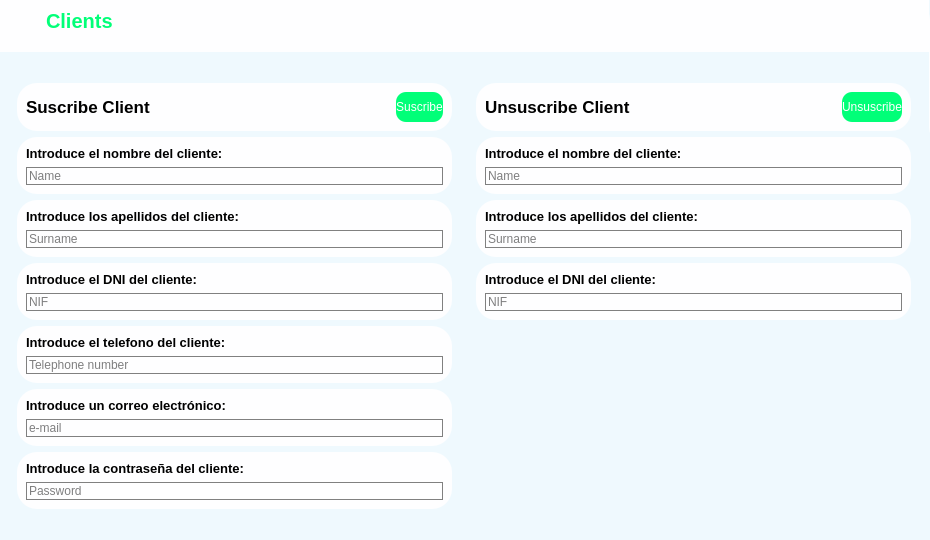
<?xml version="1.0" encoding="UTF-8"?>
<ui version="4.0">
 <class>clients</class>
 <widget class="QDialog" name="clients">
  <property name="geometry">
   <rect>
    <x>0</x>
    <y>0</y>
    <width>930</width>
    <height>540</height>
   </rect>
  </property>
  <property name="windowTitle">
   <string>Dialog</string>
  </property>
  <property name="styleSheet">
   <string notr="true">*{
color: #000;
border: none;
}
#clients{
background-color: #eff9fe;
}

#leftMenu{
background-color: rgb(1, 176, 83);

}
QLineEdit, QTextEdit{
background:transparent;
border: 0.5px solid grey;


}

#searchFrame{
border-radius: 10px;
border: 2px solid #01ff78;
}
#appHeader{
color:  #01ff78;
}
#card1, #card2, #card3,#card4 {
background-color: #fefeff;
border-radius: 20px;
}
#pushButton, #pushButton_7, #pushButton_9{
background-color: #01ff78;
	color: #fff;
border-radius: 10px;
}
#profileCont{
background-color: #fefeff;
border-radius: 20px;
}
#headerFrame{
background-color: #fefeff;
}
#pushButton_5{
background-color: #fefeff;
padding: 10px 5px;
text-align:left;
border-top-left-radius: 20px
}
#pushButton_4, #pushButton_6, #pushButton_3{
padding: 10px 5px;
text-align:left;

}
#frame_5, #frame, #frame_2, #frame_4 , #frame_3,  #frame_6,  #frame_7, #frame_20, #frame_21, #frame_22, #frame_23, #frame_24, #frame_25, #frame_19, #frame_8{
background-color: #fefeff;
border-radius: 20px;
}</string>
  </property>
  <widget class="QWidget" name="mainBody" native="true">
   <property name="geometry">
    <rect>
     <x>-1</x>
     <y>0</y>
     <width>930</width>
     <height>540</height>
    </rect>
   </property>
   <layout class="QVBoxLayout" name="verticalLayout">
    <property name="spacing">
     <number>13</number>
    </property>
    <property name="leftMargin">
     <number>0</number>
    </property>
    <property name="topMargin">
     <number>0</number>
    </property>
    <property name="rightMargin">
     <number>0</number>
    </property>
    <property name="bottomMargin">
     <number>0</number>
    </property>
    <item alignment="Qt::AlignTop">
     <widget class="QWidget" name="headerFrame" native="true">
      <layout class="QHBoxLayout" name="horizontalLayout">
       <property name="spacing">
        <number>0</number>
       </property>
       <property name="leftMargin">
        <number>0</number>
       </property>
       <property name="topMargin">
        <number>0</number>
       </property>
       <property name="rightMargin">
        <number>0</number>
       </property>
       <property name="bottomMargin">
        <number>10</number>
       </property>
       <item alignment="Qt::AlignLeft">
        <widget class="QWidget" name="widget" native="true">
         <layout class="QHBoxLayout" name="horizontalLayout_5">
          <item>
           <widget class="QPushButton" name="menuBtn">
            <property name="text">
             <string/>
            </property>
            <property name="icon">
             <iconset resource="../../Recursos.qrc">
              <normaloff>:/greenicons/icons/greenicons/menu.svg</normaloff>:/greenicons/icons/greenicons/menu.svg</iconset>
            </property>
           </widget>
          </item>
          <item>
           <widget class="QLabel" name="appHeader">
            <property name="font">
             <font>
              <pointsize>15</pointsize>
              <bold>true</bold>
             </font>
            </property>
            <property name="text">
             <string>Clients</string>
            </property>
           </widget>
          </item>
         </layout>
        </widget>
       </item>
       <item alignment="Qt::AlignRight">
        <widget class="QWidget" name="widget_3" native="true">
         <layout class="QHBoxLayout" name="horizontalLayout_4">
          <property name="spacing">
           <number>0</number>
          </property>
          <property name="leftMargin">
           <number>0</number>
          </property>
          <property name="topMargin">
           <number>0</number>
          </property>
          <property name="rightMargin">
           <number>0</number>
          </property>
          <property name="bottomMargin">
           <number>0</number>
          </property>
          <item>
           <widget class="QPushButton" name="accountBtn">
            <property name="text">
             <string/>
            </property>
            <property name="icon">
             <iconset resource="../../Recursos.qrc">
              <normaloff>:/greenicons/icons/greenicons/user.svg</normaloff>:/greenicons/icons/greenicons/user.svg</iconset>
            </property>
            <property name="iconSize">
             <size>
              <width>32</width>
              <height>32</height>
             </size>
            </property>
           </widget>
          </item>
         </layout>
        </widget>
       </item>
      </layout>
     </widget>
    </item>
    <item>
     <widget class="QWidget" name="mainFrame" native="true">
      <property name="sizePolicy">
       <sizepolicy hsizetype="Preferred" vsizetype="Expanding">
        <horstretch>0</horstretch>
        <verstretch>0</verstretch>
       </sizepolicy>
      </property>
      <layout class="QHBoxLayout" name="horizontalLayout_11">
       <item alignment="Qt::AlignTop">
        <widget class="QWidget" name="widget_4" native="true">
         <layout class="QVBoxLayout" name="verticalLayout_6">
          <item alignment="Qt::AlignTop">
           <widget class="QFrame" name="frame_5">
            <property name="frameShape">
             <enum>QFrame::StyledPanel</enum>
            </property>
            <property name="frameShadow">
             <enum>QFrame::Raised</enum>
            </property>
            <layout class="QHBoxLayout" name="horizontalLayout_12">
             <item alignment="Qt::AlignLeft">
              <widget class="QLabel" name="label_14">
               <property name="font">
                <font>
                 <pointsize>13</pointsize>
                 <bold>true</bold>
                </font>
               </property>
               <property name="text">
                <string>Suscribe Client</string>
               </property>
              </widget>
             </item>
             <item alignment="Qt::AlignRight">
              <widget class="QPushButton" name="pushButton">
               <property name="minimumSize">
                <size>
                 <width>0</width>
                 <height>30</height>
                </size>
               </property>
               <property name="text">
                <string>Suscribe</string>
               </property>
               <property name="icon">
                <iconset resource="../../Recursos.qrc">
                 <normaloff>:/whiteicons/icons/whiteicons/arrow-right.svg</normaloff>:/whiteicons/icons/whiteicons/arrow-right.svg</iconset>
               </property>
               <property name="iconSize">
                <size>
                 <width>24</width>
                 <height>24</height>
                </size>
               </property>
              </widget>
             </item>
            </layout>
           </widget>
          </item>
          <item>
           <layout class="QVBoxLayout" name="verticalLayout_2">
            <item>
             <widget class="QFrame" name="frame_6">
              <property name="frameShape">
               <enum>QFrame::StyledPanel</enum>
              </property>
              <property name="frameShadow">
               <enum>QFrame::Raised</enum>
              </property>
              <layout class="QVBoxLayout" name="verticalLayout_18">
               <item>
                <widget class="QLabel" name="label_9">
                 <property name="font">
                  <font>
                   <pointsize>10</pointsize>
                   <bold>true</bold>
                  </font>
                 </property>
                 <property name="text">
                  <string>Introduce el nombre del cliente:</string>
                 </property>
                </widget>
               </item>
               <item>
                <widget class="QLineEdit" name="lineEdit_10">
                 <property name="sizePolicy">
                  <sizepolicy hsizetype="Expanding" vsizetype="Preferred">
                   <horstretch>0</horstretch>
                   <verstretch>0</verstretch>
                  </sizepolicy>
                 </property>
                 <property name="placeholderText">
                  <string>Name</string>
                 </property>
                </widget>
               </item>
              </layout>
             </widget>
            </item>
            <item>
             <widget class="QFrame" name="frame_7">
              <property name="frameShape">
               <enum>QFrame::StyledPanel</enum>
              </property>
              <property name="frameShadow">
               <enum>QFrame::Raised</enum>
              </property>
              <layout class="QVBoxLayout" name="verticalLayout_19">
               <item>
                <widget class="QLabel" name="label_10">
                 <property name="font">
                  <font>
                   <pointsize>10</pointsize>
                   <bold>true</bold>
                  </font>
                 </property>
                 <property name="text">
                  <string>Introduce los apellidos del cliente:</string>
                 </property>
                </widget>
               </item>
               <item>
                <widget class="QLineEdit" name="lineEdit_11">
                 <property name="placeholderText">
                  <string>Surname</string>
                 </property>
                </widget>
               </item>
              </layout>
             </widget>
            </item>
            <item>
             <widget class="QFrame" name="frame_4">
              <property name="frameShape">
               <enum>QFrame::StyledPanel</enum>
              </property>
              <property name="frameShadow">
               <enum>QFrame::Raised</enum>
              </property>
              <layout class="QVBoxLayout" name="verticalLayout_17">
               <item>
                <widget class="QLabel" name="label_7">
                 <property name="font">
                  <font>
                   <pointsize>10</pointsize>
                   <bold>true</bold>
                  </font>
                 </property>
                 <property name="text">
                  <string>Introduce el DNI del cliente:</string>
                 </property>
                </widget>
               </item>
               <item>
                <widget class="QLineEdit" name="lineEdit_7">
                 <property name="placeholderText">
                  <string>NIF</string>
                 </property>
                </widget>
               </item>
              </layout>
             </widget>
            </item>
            <item>
             <widget class="QFrame" name="frame_8">
              <property name="frameShape">
               <enum>QFrame::StyledPanel</enum>
              </property>
              <property name="frameShadow">
               <enum>QFrame::Raised</enum>
              </property>
              <layout class="QVBoxLayout" name="verticalLayout_21">
               <item>
                <widget class="QLabel" name="label_12">
                 <property name="font">
                  <font>
                   <pointsize>10</pointsize>
                   <bold>true</bold>
                  </font>
                 </property>
                 <property name="text">
                  <string>Introduce el telefono del cliente:</string>
                 </property>
                </widget>
               </item>
               <item>
                <widget class="QLineEdit" name="lineEdit_13">
                 <property name="placeholderText">
                  <string>Telephone number</string>
                 </property>
                </widget>
               </item>
              </layout>
             </widget>
            </item>
            <item>
             <widget class="QFrame" name="frame_3">
              <property name="frameShape">
               <enum>QFrame::StyledPanel</enum>
              </property>
              <property name="frameShadow">
               <enum>QFrame::Raised</enum>
              </property>
              <layout class="QVBoxLayout" name="verticalLayout_7">
               <item>
                <widget class="QLabel" name="label_3">
                 <property name="font">
                  <font>
                   <pointsize>10</pointsize>
                   <bold>true</bold>
                  </font>
                 </property>
                 <property name="text">
                  <string>Introduce un correo electrónico: </string>
                 </property>
                </widget>
               </item>
               <item>
                <widget class="QLineEdit" name="lineEdit_12">
                 <property name="placeholderText">
                  <string>e-mail</string>
                 </property>
                </widget>
               </item>
              </layout>
             </widget>
            </item>
            <item>
             <widget class="QFrame" name="frame_2">
              <property name="frameShape">
               <enum>QFrame::StyledPanel</enum>
              </property>
              <property name="frameShadow">
               <enum>QFrame::Raised</enum>
              </property>
              <layout class="QVBoxLayout" name="verticalLayout_5">
               <item>
                <widget class="QLabel" name="label_8">
                 <property name="font">
                  <font>
                   <pointsize>10</pointsize>
                   <bold>true</bold>
                  </font>
                 </property>
                 <property name="text">
                  <string>Introduce la contraseña del cliente:</string>
                 </property>
                </widget>
               </item>
               <item>
                <widget class="QLineEdit" name="lineEdit_9">
                 <property name="placeholderText">
                  <string>Password</string>
                 </property>
                </widget>
               </item>
              </layout>
             </widget>
            </item>
           </layout>
          </item>
         </layout>
        </widget>
       </item>
       <item alignment="Qt::AlignTop">
        <widget class="QWidget" name="widget_5" native="true">
         <layout class="QVBoxLayout" name="verticalLayout_28">
          <item alignment="Qt::AlignTop">
           <widget class="QFrame" name="frame_19">
            <property name="frameShape">
             <enum>QFrame::StyledPanel</enum>
            </property>
            <property name="frameShadow">
             <enum>QFrame::Raised</enum>
            </property>
            <layout class="QHBoxLayout" name="horizontalLayout_14">
             <item alignment="Qt::AlignLeft">
              <widget class="QLabel" name="label_19">
               <property name="font">
                <font>
                 <pointsize>13</pointsize>
                 <bold>true</bold>
                </font>
               </property>
               <property name="text">
                <string>Unsuscribe Client</string>
               </property>
              </widget>
             </item>
             <item alignment="Qt::AlignRight">
              <widget class="QPushButton" name="pushButton_7">
               <property name="minimumSize">
                <size>
                 <width>0</width>
                 <height>30</height>
                </size>
               </property>
               <property name="text">
                <string>Unsuscribe</string>
               </property>
               <property name="icon">
                <iconset resource="../../Recursos.qrc">
                 <normaloff>:/whiteicons/icons/whiteicons/arrow-right.svg</normaloff>:/whiteicons/icons/whiteicons/arrow-right.svg</iconset>
               </property>
               <property name="iconSize">
                <size>
                 <width>24</width>
                 <height>24</height>
                </size>
               </property>
              </widget>
             </item>
            </layout>
           </widget>
          </item>
          <item>
           <layout class="QVBoxLayout" name="verticalLayout_29">
            <item>
             <widget class="QFrame" name="frame_20">
              <property name="frameShape">
               <enum>QFrame::StyledPanel</enum>
              </property>
              <property name="frameShadow">
               <enum>QFrame::Raised</enum>
              </property>
              <layout class="QVBoxLayout" name="verticalLayout_30">
               <item>
                <widget class="QLabel" name="label_20">
                 <property name="font">
                  <font>
                   <pointsize>10</pointsize>
                   <bold>true</bold>
                  </font>
                 </property>
                 <property name="text">
                  <string>Introduce el nombre del cliente:</string>
                 </property>
                </widget>
               </item>
               <item>
                <widget class="QLineEdit" name="lineEdit_18">
                 <property name="sizePolicy">
                  <sizepolicy hsizetype="Expanding" vsizetype="Preferred">
                   <horstretch>0</horstretch>
                   <verstretch>0</verstretch>
                  </sizepolicy>
                 </property>
                 <property name="placeholderText">
                  <string>Name</string>
                 </property>
                </widget>
               </item>
              </layout>
             </widget>
            </item>
            <item>
             <widget class="QFrame" name="frame_21">
              <property name="frameShape">
               <enum>QFrame::StyledPanel</enum>
              </property>
              <property name="frameShadow">
               <enum>QFrame::Raised</enum>
              </property>
              <layout class="QVBoxLayout" name="verticalLayout_31">
               <item>
                <widget class="QLabel" name="label_21">
                 <property name="font">
                  <font>
                   <pointsize>10</pointsize>
                   <bold>true</bold>
                  </font>
                 </property>
                 <property name="text">
                  <string>Introduce los apellidos del cliente:</string>
                 </property>
                </widget>
               </item>
               <item>
                <widget class="QLineEdit" name="lineEdit_19">
                 <property name="text">
                  <string/>
                 </property>
                 <property name="placeholderText">
                  <string>Surname</string>
                 </property>
                </widget>
               </item>
              </layout>
             </widget>
            </item>
            <item>
             <widget class="QFrame" name="frame_24">
              <property name="frameShape">
               <enum>QFrame::StyledPanel</enum>
              </property>
              <property name="frameShadow">
               <enum>QFrame::Raised</enum>
              </property>
              <layout class="QVBoxLayout" name="verticalLayout_34">
               <item>
                <widget class="QLabel" name="label_24">
                 <property name="font">
                  <font>
                   <pointsize>10</pointsize>
                   <bold>true</bold>
                  </font>
                 </property>
                 <property name="text">
                  <string>Introduce el DNI del cliente:</string>
                 </property>
                </widget>
               </item>
               <item>
                <widget class="QLineEdit" name="lineEdit_22">
                 <property name="text">
                  <string/>
                 </property>
                 <property name="placeholderText">
                  <string>NIF</string>
                 </property>
                </widget>
               </item>
              </layout>
             </widget>
            </item>
           </layout>
          </item>
         </layout>
        </widget>
       </item>
      </layout>
     </widget>
    </item>
   </layout>
  </widget>
  <widget class="QWidget" name="profileCont" native="true">
   <property name="geometry">
    <rect>
     <x>929</x>
     <y>0</y>
     <width>100</width>
     <height>147</height>
    </rect>
   </property>
   <property name="maximumSize">
    <size>
     <width>100</width>
     <height>16777215</height>
    </size>
   </property>
   <layout class="QVBoxLayout" name="verticalLayout_12">
    <property name="spacing">
     <number>0</number>
    </property>
    <property name="leftMargin">
     <number>0</number>
    </property>
    <property name="topMargin">
     <number>0</number>
    </property>
    <property name="rightMargin">
     <number>0</number>
    </property>
    <property name="bottomMargin">
     <number>0</number>
    </property>
    <item alignment="Qt::AlignTop">
     <widget class="QFrame" name="frame_12">
      <property name="frameShape">
       <enum>QFrame::StyledPanel</enum>
      </property>
      <property name="frameShadow">
       <enum>QFrame::Raised</enum>
      </property>
      <layout class="QVBoxLayout" name="verticalLayout_13">
       <property name="spacing">
        <number>6</number>
       </property>
       <property name="leftMargin">
        <number>0</number>
       </property>
       <property name="topMargin">
        <number>0</number>
       </property>
       <property name="rightMargin">
        <number>0</number>
       </property>
       <property name="bottomMargin">
        <number>0</number>
       </property>
       <item alignment="Qt::AlignTop">
        <widget class="QLabel" name="label_29">
         <property name="font">
          <font>
           <pointsize>12</pointsize>
           <bold>true</bold>
          </font>
         </property>
         <property name="text">
          <string>STDEvents</string>
         </property>
         <property name="alignment">
          <set>Qt::AlignCenter</set>
         </property>
        </widget>
       </item>
       <item alignment="Qt::AlignTop">
        <widget class="QLabel" name="label_34">
         <property name="text">
          <string>Admin</string>
         </property>
         <property name="alignment">
          <set>Qt::AlignCenter</set>
         </property>
        </widget>
       </item>
       <item alignment="Qt::AlignHCenter|Qt::AlignTop">
        <widget class="QLabel" name="label_33">
         <property name="maximumSize">
          <size>
           <width>50</width>
           <height>50</height>
          </size>
         </property>
         <property name="text">
          <string/>
         </property>
         <property name="pixmap">
          <pixmap resource="../../Recursos.qrc">:/Files/imagenes/Captura de pantalla 2024-01-02 172038.jpg</pixmap>
         </property>
         <property name="scaledContents">
          <bool>true</bool>
         </property>
         <property name="alignment">
          <set>Qt::AlignCenter</set>
         </property>
        </widget>
       </item>
       <item>
        <widget class="QPushButton" name="pushButton_8">
         <property name="minimumSize">
          <size>
           <width>0</width>
           <height>20</height>
          </size>
         </property>
         <property name="text">
          <string>Logout</string>
         </property>
         <property name="icon">
          <iconset resource="../../Recursos.qrc">
           <normaloff>:/greenicons/icons/greenicons/log-out.svg</normaloff>:/greenicons/icons/greenicons/log-out.svg</iconset>
         </property>
        </widget>
       </item>
      </layout>
     </widget>
    </item>
   </layout>
  </widget>
  <widget class="QWidget" name="leftMenu" native="true">
   <property name="enabled">
    <bool>true</bool>
   </property>
   <property name="geometry">
    <rect>
     <x>1030</x>
     <y>0</y>
     <width>220</width>
     <height>549</height>
    </rect>
   </property>
   <layout class="QVBoxLayout" name="verticalLayout_8">
    <property name="spacing">
     <number>0</number>
    </property>
    <property name="sizeConstraint">
     <enum>QLayout::SetDefaultConstraint</enum>
    </property>
    <property name="leftMargin">
     <number>15</number>
    </property>
    <property name="topMargin">
     <number>0</number>
    </property>
    <property name="rightMargin">
     <number>0</number>
    </property>
    <property name="bottomMargin">
     <number>0</number>
    </property>
    <item>
     <widget class="QFrame" name="frame_10">
      <property name="sizePolicy">
       <sizepolicy hsizetype="Preferred" vsizetype="Minimum">
        <horstretch>0</horstretch>
        <verstretch>0</verstretch>
       </sizepolicy>
      </property>
      <property name="frameShape">
       <enum>QFrame::StyledPanel</enum>
      </property>
      <property name="frameShadow">
       <enum>QFrame::Raised</enum>
      </property>
      <layout class="QVBoxLayout" name="verticalLayout_9">
       <property name="spacing">
        <number>0</number>
       </property>
       <property name="leftMargin">
        <number>0</number>
       </property>
       <property name="topMargin">
        <number>0</number>
       </property>
       <property name="rightMargin">
        <number>0</number>
       </property>
       <property name="bottomMargin">
        <number>0</number>
       </property>
       <item alignment="Qt::AlignTop">
        <widget class="QLabel" name="label_28">
         <property name="font">
          <font>
           <pointsize>15</pointsize>
           <bold>true</bold>
          </font>
         </property>
         <property name="text">
          <string>STD Events</string>
         </property>
        </widget>
       </item>
       <item>
        <widget class="QFrame" name="frame_9">
         <property name="sizePolicy">
          <sizepolicy hsizetype="Preferred" vsizetype="Expanding">
           <horstretch>0</horstretch>
           <verstretch>0</verstretch>
          </sizepolicy>
         </property>
         <property name="frameShape">
          <enum>QFrame::StyledPanel</enum>
         </property>
         <property name="frameShadow">
          <enum>QFrame::Raised</enum>
         </property>
         <layout class="QVBoxLayout" name="verticalLayout_11">
          <property name="spacing">
           <number>0</number>
          </property>
          <property name="leftMargin">
           <number>0</number>
          </property>
          <property name="topMargin">
           <number>0</number>
          </property>
          <property name="rightMargin">
           <number>0</number>
          </property>
          <property name="bottomMargin">
           <number>0</number>
          </property>
          <item alignment="Qt::AlignTop">
           <widget class="QFrame" name="frame_11">
            <property name="sizePolicy">
             <sizepolicy hsizetype="Preferred" vsizetype="Preferred">
              <horstretch>0</horstretch>
              <verstretch>0</verstretch>
             </sizepolicy>
            </property>
            <property name="frameShape">
             <enum>QFrame::StyledPanel</enum>
            </property>
            <property name="frameShadow">
             <enum>QFrame::Raised</enum>
            </property>
            <layout class="QVBoxLayout" name="verticalLayout_10">
             <property name="spacing">
              <number>10</number>
             </property>
             <property name="leftMargin">
              <number>0</number>
             </property>
             <property name="topMargin">
              <number>0</number>
             </property>
             <property name="rightMargin">
              <number>0</number>
             </property>
             <property name="bottomMargin">
              <number>0</number>
             </property>
             <item>
              <widget class="QPushButton" name="pushButton_4">
               <property name="text">
                <string>Home</string>
               </property>
               <property name="icon">
                <iconset resource="../../Recursos.qrc">
                 <normaloff>:/whiteicons/icons/whiteicons/home.svg</normaloff>:/whiteicons/icons/whiteicons/home.svg</iconset>
               </property>
               <property name="iconSize">
                <size>
                 <width>24</width>
                 <height>24</height>
                </size>
               </property>
              </widget>
             </item>
             <item>
              <widget class="QPushButton" name="pushButton_3">
               <property name="text">
                <string>Products</string>
               </property>
               <property name="icon">
                <iconset resource="../../Recursos.qrc">
                 <normaloff>:/whiteicons/icons/whiteicons/grid.svg</normaloff>:/whiteicons/icons/whiteicons/grid.svg</iconset>
               </property>
               <property name="iconSize">
                <size>
                 <width>24</width>
                 <height>24</height>
                </size>
               </property>
              </widget>
             </item>
             <item>
              <widget class="QPushButton" name="pushButton_6">
               <property name="text">
                <string>Events</string>
               </property>
               <property name="icon">
                <iconset resource="../../Recursos.qrc">
                 <normaloff>:/whiteicons/icons/whiteicons/calendar.svg</normaloff>:/whiteicons/icons/whiteicons/calendar.svg</iconset>
               </property>
               <property name="iconSize">
                <size>
                 <width>24</width>
                 <height>24</height>
                </size>
               </property>
              </widget>
             </item>
             <item>
              <widget class="QPushButton" name="pushButton_5">
               <property name="text">
                <string>Clients</string>
               </property>
               <property name="icon">
                <iconset resource="../../Recursos.qrc">
                 <normaloff>:/greenicons/icons/greenicons/users.svg</normaloff>:/greenicons/icons/greenicons/users.svg</iconset>
               </property>
               <property name="iconSize">
                <size>
                 <width>24</width>
                 <height>24</height>
                </size>
               </property>
              </widget>
             </item>
            </layout>
           </widget>
          </item>
         </layout>
        </widget>
       </item>
      </layout>
     </widget>
    </item>
   </layout>
  </widget>
 </widget>
 <resources>
  <include location="../../Recursos.qrc"/>
 </resources>
 <connections/>
</ui>
